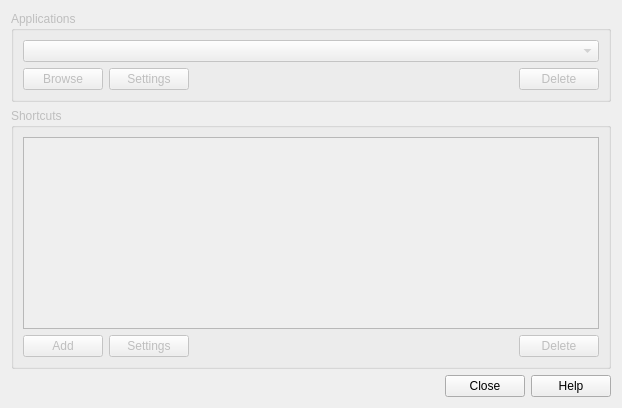
<?xml version="1.0" encoding="UTF-8"?>
<ui version="4.0">
 <class>ControlDialog</class>
 <widget class="QDialog" name="ControlDialog">
  <property name="geometry">
   <rect>
    <x>0</x>
    <y>0</y>
    <width>629</width>
    <height>474</height>
   </rect>
  </property>
  <property name="windowTitle">
   <string>Control Center</string>
  </property>
  <layout class="QVBoxLayout" name="verticalLayout_3">
   <property name="sizeConstraint">
    <enum>QLayout::SetFixedSize</enum>
   </property>
   <item>
    <widget class="QGroupBox" name="solutionsGB">
     <property name="enabled">
      <bool>false</bool>
     </property>
     <property name="title">
      <string>Applications</string>
     </property>
     <layout class="QVBoxLayout" name="verticalLayout">
      <item>
       <widget class="QComboBox" name="solutions"/>
      </item>
      <item>
       <layout class="QHBoxLayout" name="horizontalLayout_2">
        <item>
         <widget class="QPushButton" name="browseBtn">
          <property name="text">
           <string>Browse</string>
          </property>
         </widget>
        </item>
        <item>
         <widget class="QPushButton" name="solutionSettingsBtn">
          <property name="text">
           <string>Settings</string>
          </property>
         </widget>
        </item>
        <item>
         <spacer name="horizontalSpacer_2">
          <property name="orientation">
           <enum>Qt::Horizontal</enum>
          </property>
          <property name="sizeHint" stdset="0">
           <size>
            <width>40</width>
            <height>20</height>
           </size>
          </property>
         </spacer>
        </item>
        <item>
         <widget class="QPushButton" name="deleteSolutionBtn">
          <property name="text">
           <string>Delete</string>
          </property>
         </widget>
        </item>
       </layout>
      </item>
     </layout>
    </widget>
   </item>
   <item>
    <widget class="QGroupBox" name="shortcutsGB">
     <property name="enabled">
      <bool>false</bool>
     </property>
     <property name="title">
      <string>Shortcuts</string>
     </property>
     <layout class="QVBoxLayout" name="verticalLayout_2">
      <item>
       <widget class="QListView" name="shortcuts"/>
      </item>
      <item>
       <layout class="QHBoxLayout" name="shortcutBtnLayout">
        <item>
         <widget class="QPushButton" name="addBtn">
          <property name="text">
           <string>Add</string>
          </property>
         </widget>
        </item>
        <item>
         <widget class="QPushButton" name="shortcutSettingsBtn">
          <property name="enabled">
           <bool>false</bool>
          </property>
          <property name="text">
           <string>Settings</string>
          </property>
         </widget>
        </item>
        <item>
         <spacer name="horizontalSpacer">
          <property name="orientation">
           <enum>Qt::Horizontal</enum>
          </property>
          <property name="sizeHint" stdset="0">
           <size>
            <width>40</width>
            <height>20</height>
           </size>
          </property>
         </spacer>
        </item>
        <item>
         <widget class="QPushButton" name="deleteShortcutBtn">
          <property name="enabled">
           <bool>false</bool>
          </property>
          <property name="text">
           <string>Delete</string>
          </property>
         </widget>
        </item>
       </layout>
      </item>
     </layout>
    </widget>
   </item>
   <item>
    <widget class="QDialogButtonBox" name="buttonBox">
     <property name="minimumSize">
      <size>
       <width>600</width>
       <height>0</height>
      </size>
     </property>
     <property name="orientation">
      <enum>Qt::Horizontal</enum>
     </property>
     <property name="standardButtons">
      <set>QDialogButtonBox::Close|QDialogButtonBox::Help</set>
     </property>
    </widget>
   </item>
  </layout>
 </widget>
 <tabstops>
  <tabstop>solutions</tabstop>
  <tabstop>browseBtn</tabstop>
  <tabstop>solutionSettingsBtn</tabstop>
  <tabstop>deleteSolutionBtn</tabstop>
  <tabstop>shortcuts</tabstop>
  <tabstop>addBtn</tabstop>
  <tabstop>shortcutSettingsBtn</tabstop>
  <tabstop>deleteShortcutBtn</tabstop>
 </tabstops>
 <resources/>
 <connections>
  <connection>
   <sender>buttonBox</sender>
   <signal>accepted()</signal>
   <receiver>ControlDialog</receiver>
   <slot>accept()</slot>
   <hints>
    <hint type="sourcelabel">
     <x>255</x>
     <y>384</y>
    </hint>
    <hint type="destinationlabel">
     <x>157</x>
     <y>274</y>
    </hint>
   </hints>
  </connection>
  <connection>
   <sender>buttonBox</sender>
   <signal>rejected()</signal>
   <receiver>ControlDialog</receiver>
   <slot>reject()</slot>
   <hints>
    <hint type="sourcelabel">
     <x>323</x>
     <y>384</y>
    </hint>
    <hint type="destinationlabel">
     <x>286</x>
     <y>274</y>
    </hint>
   </hints>
  </connection>
 </connections>
</ui>
